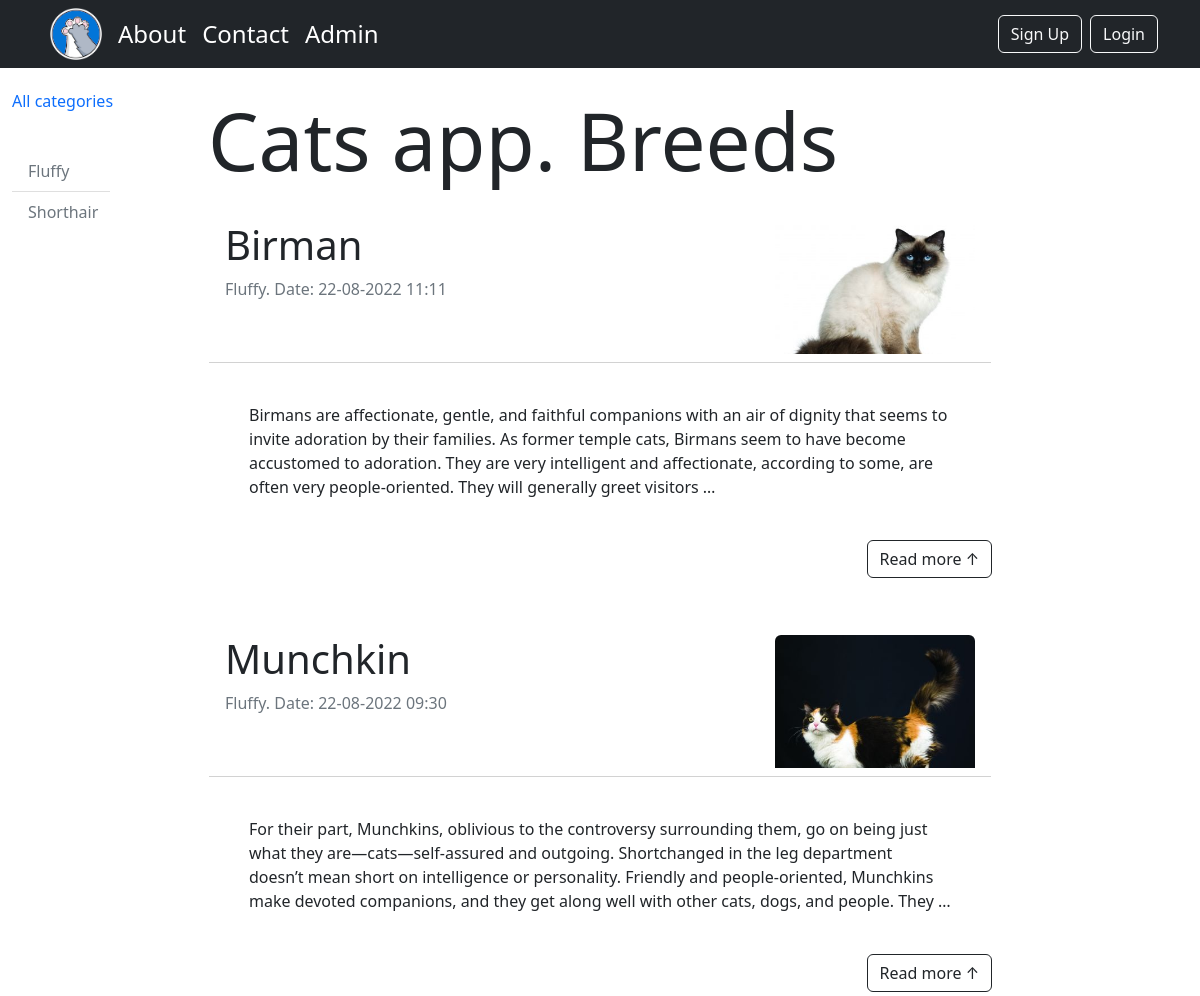
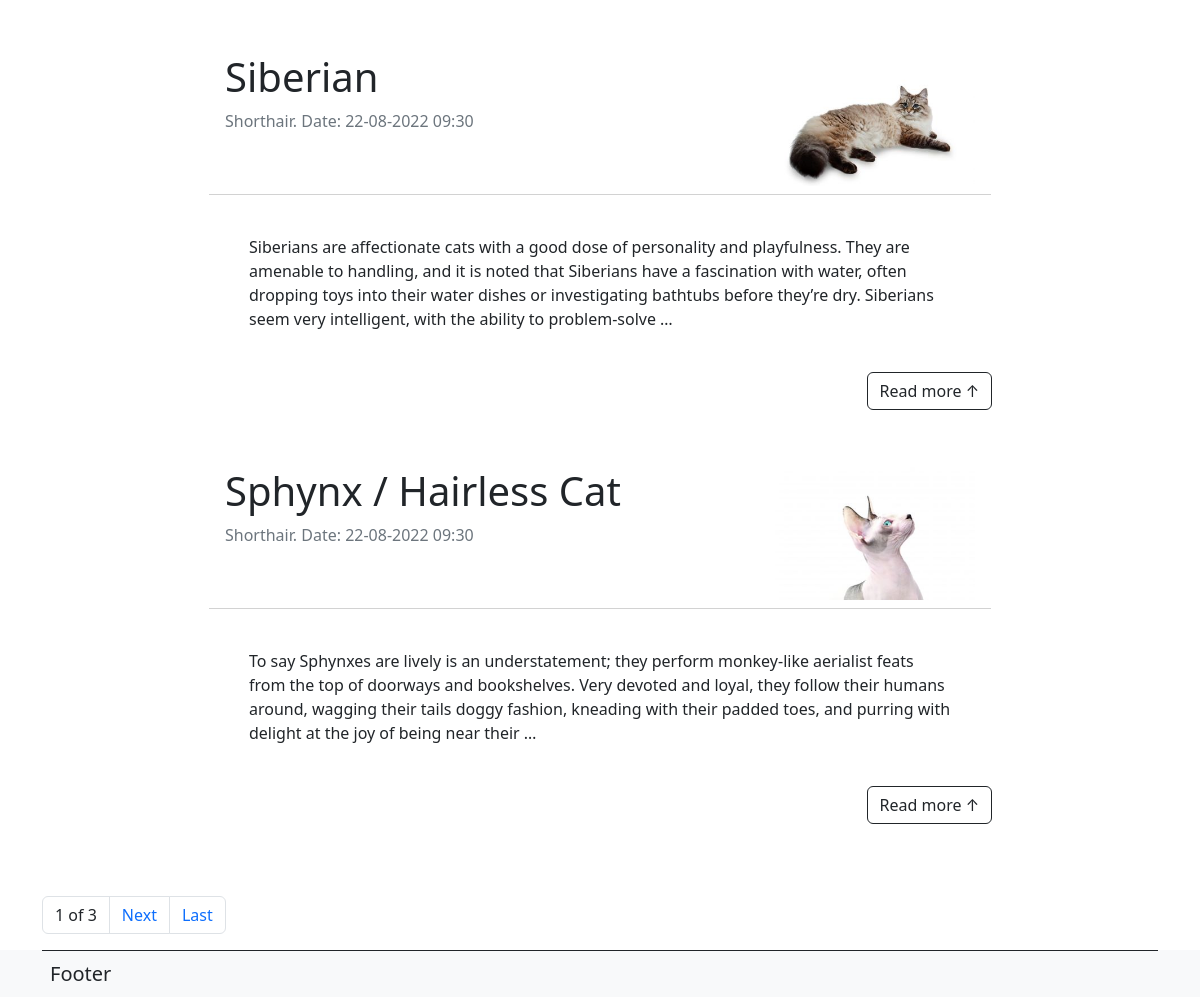
The page / on the database its author committed (2 pictures, top to bottom).
### cats/models.py (models this page shows, shortened)
class Category(models.Model):
    name = models.CharField(max_length=100, db_index=True)
    slug = models.SlugField(max_length=255, unique=True, db_index=True, verbose_name='URL')
    def __str__(self):
        return self.name
    def get_absolute_url(self):
        return reverse('category', kwargs={'cat_slug': self.slug})
    class Meta:
        verbose_name = 'Категория'
        verbose_name_plural = 'Категории котов'
        ordering = ['name']

class Breeds(models.Model):
    title = models.CharField(max_length=255)
    slug = models.SlugField(max_length=255, unique=True, db_index=True, verbose_name='URL')
    content = models.TextField(blank=True)
    photo = models.ImageField(upload_to='photos/%Y/%m/%d/')
    time_create = models.DateTimeField(auto_now_add=True, verbose_name='date')
    time_update = models.DateTimeField(auto_now=True)
    is_published = models.BooleanField(default=True)
    category = models.ForeignKey('Category', on_delete=models.PROTECT)
    def get_absolute_url(self):
        return reverse('post', kwargs={'post_slug': self.slug})
    class Meta:
        verbose_name = 'Кот-котик'
        verbose_name_plural = 'Коты-котики'
        ordering = ['-time_create', 'title']

### cats/views.py (the view)
# urls.py: path('', BreedsHome.as_view(), name='home'),
class BreedsHome(DataMixin, ListView):
    model = Breeds
    template_name = 'cats/index.html'
    context_object_name = 'posts'
    def get_context_data(self, *, object_list=None, **kwargs):
        context = super().get_context_data(**kwargs)
        c_def = self.get_user_context(title='Cats app. Breeds')
        return dict(list(context.items()) + list(c_def.items()))
    def get_queryset(self):
        return Breeds.objects.filter(is_published=True)

### cats/utils.py (called while the page is built)
    def get_user_context(self, **kwargs):
        context = kwargs
        cats = Category.objects.annotate(Count('breeds'))
        context['cats'] = cats
        user_menu = menu.copy()
        if not self.request.user.is_authenticated:
            user_menu.pop(1)
        context['menu'] = user_menu
        if 'cat_selected' not in context:
            context['cat_selected'] = 0
        return context

### cats/templates/cats/index.html
{% extends 'cats/base.html' %}
{% load cats_tags %}
{% block content %}
<h1 class="display-1 pt-4">{{ title }}</h1>
{% for p in posts %}
<div class="card mt-4 border-white">
    <div class="card-header bg-white">
        <div class="row">
            <div class="col-md-9">
                <h2 class="fs-1">{{ p.title }}</h2>
                <p class="text-secondary">{{ p.category }}. Date: {{ p.time_update| date:"d-m-Y H:i" }}</p>
            </div>
            <div class="col-md-3">
                {% if p.photo %}
                <div class="img_wrap float-end">
                    <img src="{{ p.photo.url }}" alt="{{ p.title }}"
                         class="figure-img img-fluid rounded">
                </div>
                {% endif %}
            </div>
        </div>
    </div>
    <div class="card-body m-4"><p class="card-text">{{ p.content | truncatewords:50}}</p></div>
</div>
<div class="d-grid d-md-flex justify-content-md-end pb-4">
    <a class="btn btn-outline-dark" href="{{ p.get_absolute_url }}">Read more &#8593</a>
</div>
{% endfor %}
{% endblock %}

### cats/templates/cats/base.html (shortened to what this page needs)
{% load cats_tags %}
<!DOCTYPE html>
<html lang="en">
<head>
    <link href="https://cdn.jsdelivr.net/npm/bootstrap@5.2.0/dist/css/bootstrap.min.css" rel="stylesheet"
>
</head>
<body class="d-flex flex-column min-vh-100">
{% block mainmenu %}
<nav class="navbar navbar-expand-lg bg-dark text-white navbar-white">
    <div class="container">
        {% load static %}
        {% for m in menu %}
        {% if m.title == 'Main' %}
        <a href="{% url m.url_name %}"><img src="{% static 'cats/images/paws.png' %}" alt="paws" height="52px"
                                            class="pe-2 ps-2 nav_hover"></a>
        {% else %}
        <a class='nav-link fs-4 p-2 nav_hover' href="{% url m.url_name %}">{{ m.title }}</a>
        {% endif %}
        {% endfor %}
        {% if not user.is_authenticated %}
        <a class='ms-auto btn btn-outline-light' href="{% url 'register' %}">Sign Up</a>
        <a class='ms-2 btn btn-outline-light' href="{% url 'login' %}">Login</a>
        {% else %}
        <span class='ms-auto text-white pe-2'>{{ user.username }} </span>
        <a class='ms-2 btn btn-outline-light' href="{% url 'logout' %}">Log Out</a>
        {% endif %}
    </div>
</nav>
{% endblock mainmenu %}
<div class="container-fluid">
    <div class="d-flex justify-content-start">
        <aside class="col-md-2 sticky-xl-top text-muted align-self-start">
            {% if cat_selected == 0 %}
            <h2 class="h6 pt-4 pb-3 mb-4 sidebar_hover"><a href="{% url 'home' %}" class="text-primary " style="text-decoration: none">All
                categories</a></h2>
            {% else %}
            <h2 class="h6 pt-4 pb-3 mb-4 sidebar_hover"><a href="{% url 'home' %}" class="text-secondary" style="text-decoration: none">All
                categories</a></h2>
            {% endif%}
            <ul class="list-group list-group-flush">
                {% for c in cats %}
                {% if c.breeds__count > 0 %}
                {% if c.pk == cat_selected %}
                <a href="{{ c.get_absolute_url }}" class="list-group-item col-md-6 text-primary sidebar_hover">{{ c.name }}</a>
                {% else %}
                <a href="{{ c.get_absolute_url }}" class="list-group-item col-md-6 text-secondary sidebar_hover">{{ c.name }}</a>
                {% endif %}
                {% endif %}
                {% endfor %}
            </ul>
        </aside>
        <div class="col-md-8">
            {% block content%}
            {% endblock %}
        </div>
    </div>
</div>
{% if page_obj.has_other_pages %}
<div class="container pt-5">
    <ul class="pagination">
        <li class="page-item"><a href="" class="page-link disabled text-dark">{{ page_obj.number}} of
            {{ page_obj.paginator.num_pages }}</a></li>
        {% if page_obj.has_next %}
        <li class="page-item"><a class="page-link" href="?page={{ page_obj.next_page_number }}">Next</a></li>
        <li class="page-item"><a class="page-link" href="?page={{ page_obj.paginator.num_pages }}">Last</a></li>
        {% endif %}
    </ul>
</div>
{% endif %}
<footer class="mt-auto bg-light">
    <div class="container ">
        <div class="border-top p-2 border-dark">
            <span class="fs-5">Footer</span>
        </div>
    </div>
</footer>
</body>
</html>

### cats/templates/cats/base.html (style rules this page uses)
.img_wrap { width: 200px; height: 133px; overflow: hidden; }
.nav_hover { border-radius: 0.375rem; }

### rows shown on the page
Category: name "Fluffy"
Category: name "Shorthair"
Breeds: title "Birman", category "Fluffy", time_update "22-08-2022 11:11", photo (picture), content "Birmans are affectionate, gentle, and faithful companions with an air of dignity that seems to invite adoration by their families. As former temple cats, Birmans seem to have become accustomed to adoration. They are very intelligent and affectionate, according to some, are often very people-oriented. They will generally greet visitors …"
Breeds: title "Munchkin", category "Fluffy", time_update "22-08-2022 09:30", photo (picture), content "For their part, Munchkins, oblivious to the controversy surrounding them, go on being just what they are—cats—self-assured and outgoing. Shortchanged in the leg department doesn’t mean short on intelligence or personality. Friendly and people-oriented, Munchkins make devoted companions, and they get along well with other cats, dogs, and people. They …"
Breeds: title "Siberian", category "Shorthair", time_update "22-08-2022 09:30", photo (picture), content "Siberians are affectionate cats with a good dose of personality and playfulness. They are amenable to handling, and it is noted that Siberians have a fascination with water, often dropping toys into their water dishes or investigating bathtubs before they’re dry. Siberians seem very intelligent, with the ability to problem-solve …"
Breeds: title "Sphynx / Hairless Cat", category "Shorthair", time_update "22-08-2022 09:30", photo (picture), content "To say Sphynxes are lively is an understatement; they perform monkey-like aerialist feats from the top of doorways and bookshelves. Very devoted and loyal, they follow their humans around, wagging their tails doggy fashion, kneading with their padded toes, and purring with delight at the joy of being near their …"

### other values the page prints
{{ m.title }} "About" "Contact" "Admin"
{{ title }} "Cats app. Breeds"
{{ page_obj.number }} "1"
{{ page_obj.paginator.num_pages }} "3"
